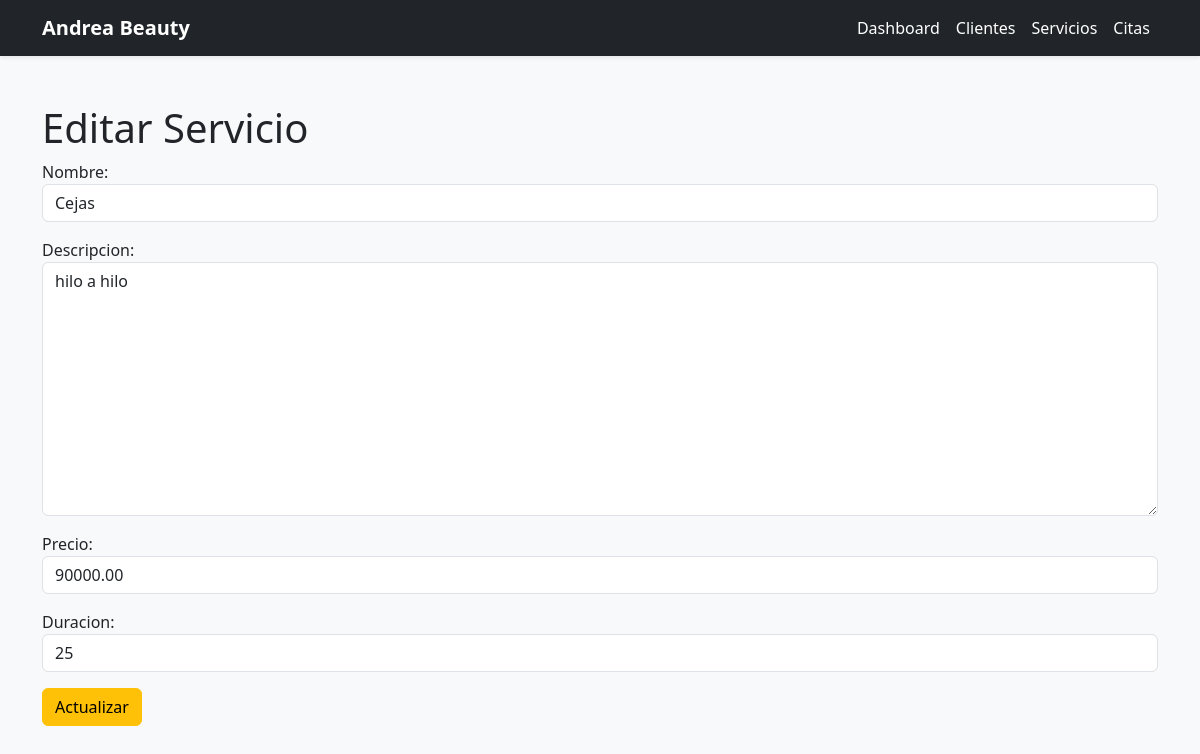
Page /servicios/1/editar/ on the committed database.
### salon/models.py (models this page shows, shortened)
class Servicio(models.Model):
    nombre = models.CharField(max_length=100)
    descripcion = models.TextField()
    precio = models.DecimalField(max_digits=8, decimal_places=2)
    duracion = models.IntegerField()

### salon/views.py (the view)
class ServicioUpdateView(UpdateView):
    model = Servicio
    form_class = ServicioForm
    template_name = 'salon/servicios/update.html'
    success_url = reverse_lazy('salon:servicios')

### salon/forms.py (shortened to what this page needs)
class ServicioForm(forms.ModelForm):
    class Meta:
        model = Servicio
        fields = '__all__'
        widgets = {
            'nombre': forms.TextInput(attrs={
                'class': 'form-control'
            }),
            'descripcion': forms.Textarea(attrs={
                'class': 'form-control'
            }),
            'precio': forms.NumberInput(attrs={
                'class': 'form-control'
            }),
            'duracion': forms.NumberInput(attrs={
                'class': 'form-control'
            }),
        }

### salon/templates/salon/servicios/update.html (shortened to what this page needs)
{% extends 'salon/base.html' %}
{% block content %}
<h1>Editar Servicio</h1>
<form method="POST">
    {{ form.as_p }}
    <button class="btn btn-warning">
        Actualizar
    </button>
</form>
{% endblock %}

### rows in the picture
Servicio: nombre "Cejas", descripcion "hilo a hilo", precio "90000.00", duracion "25"
